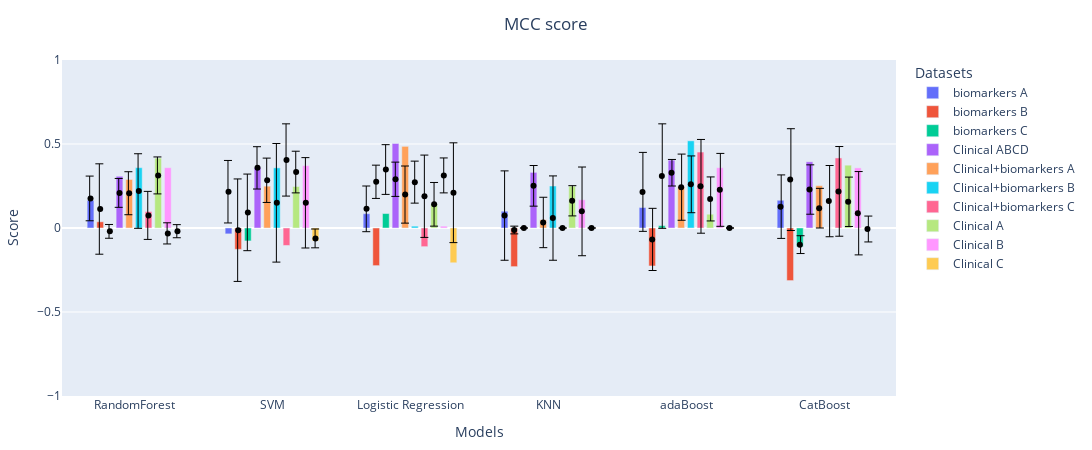
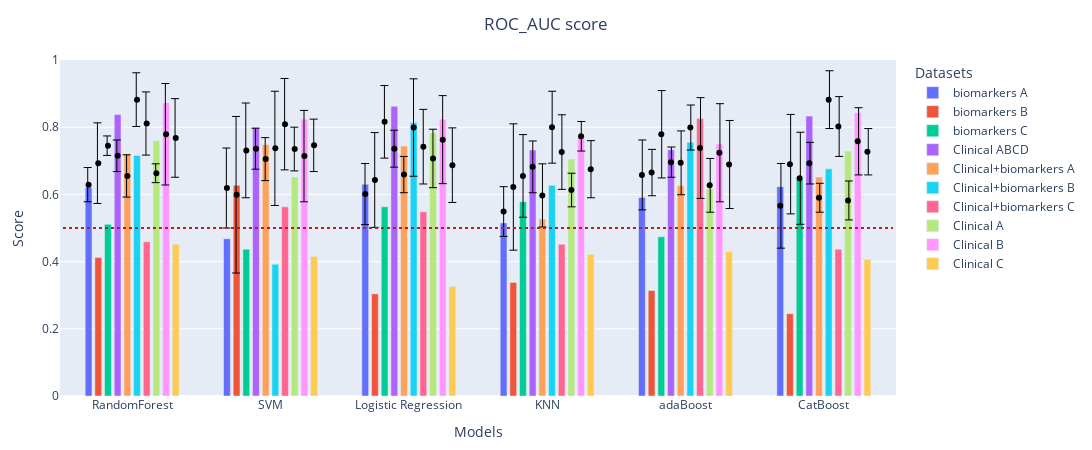

The notebook cell saved with these charts, in order:
### Markdown cell above
#### Metrics on full datasets

### Code cell
# what metric to evaluate
# MCC F1 ROC_AUC
metrics = ['MCC', 'ROC_AUC']

for metric in metrics:
    # list of paths
    paths = [
            '../Optimisation files/Combined target/Biomarkers A/all/',
            '../Optimisation files/Combined target/Biomarkers B/all/',
            '../Optimisation files/Combined target/Biomarkers C/all/',
            '../Optimisation files/Combined target/Clinical ABCD/no_grace/',
            '../Optimisation files/Combined target/Biomarkers + Clinical A/no_grace/',
            '../Optimisation files/Combined target/Biomarkers + Clinical B/no_grace/',
            '../Optimisation files/Combined target/Biomarkers + Clinical C/no_grace/',
            '../Optimisation files/Combined target/Clinical A/no_grace/',
            '../Optimisation files/Combined target/Clinical B/no_grace/',
            '../Optimisation files/Combined target/Clinical C/no_grace/',
            ]

    # create datframe for scores
    datasets = pd.DataFrame(columns=['biomarkers A','biomarkers B','biomarkers C','Clinical ABCD','Clinical+biomarkers A','Clinical+biomarkers B','Clinical+biomarkers C', 'Clinical A','Clinical B','Clinical C'])
    datasets_mean = pd.DataFrame(columns=['biomarkers A','biomarkers B','biomarkers C','Clinical ABCD','Clinical+biomarkers A','Clinical+biomarkers B','Clinical+biomarkers C', 'Clinical A','Clinical B','Clinical C'])
    datasets_std = pd.DataFrame(columns=['biomarkers A','biomarkers B','biomarkers C','Clinical ABCD','Clinical+biomarkers A','Clinical+biomarkers B','Clinical+biomarkers C', 'Clinical A','Clinical B','Clinical C'])

    # get dataframe with with scores of models from different datasets
    for i in range(len(paths)):
        table = pd.read_excel(f'{paths[i]}metrics_table.xlsx', header=[0,1], index_col=[0]) #ensemble: advanced_models_metrics, standart: metrics_table
        datasets[datasets.columns[i]] = list(table.loc[:, ('Scores on the test set', metric)].values.round(3)) 
        if metric == 'MCC':
            datasets_mean[datasets_mean.columns[i]] = list(table.loc[:, ('MCC, train set, cv=5', 'mean')].values.round(3)) 
            datasets_std[datasets_std.columns[i]] = list(table.loc[:, ('MCC, train set, cv=5', 'std')].values.round(3)) 
        if metric == 'ROC_AUC':
            datasets_mean[datasets_mean.columns[i]] = list(table.loc[:, ('ROC_AUC, train set, cv=5', 'mean')].values.round(3)) 
            datasets_std[datasets_std.columns[i]] = list(table.loc[:, ('ROC_AUC, train set, cv=5', 'std')].values.round(3)) 

    # list of models
    # standart models
    models=['RandomForest', 'SVM', 'Logistic Regression', 'KNN', 'adaBoost', 'CatBoost']
    # ensemble models
    # models=['Hard voting', 'Soft voting', 'Stacking', 'Bagging', 'adaBoosting']

    # create the graph
    fig = go.Figure(data=[go.Bar(name=column, x=models, y=datasets[column]) for column in datasets.columns])
        
    # add error whiskers from gridsearchCV
    if True:
        fig.add_traces([go.Box(name=column, x=models, 
                              y=datasets_mean[column], 
                              #  xaxis="x1",  
                              
                              marker=dict(color="black"), 
                              showlegend = False) for column in datasets.columns])
        fig.update_traces(
        selector=dict(type="box"), # update only boxes
        boxpoints="all", # show points
        pointpos=0, # centered
        jitter=0, # no jitter
        line_color="rgba(255,255,255,0)", # hide box lines
        fillcolor="rgba(255,255,255,0)", # hide box fill
        
        )
        fig.update_layout(boxmode="group",)

        fig.add_traces([go.Bar(name=column, x=models, 
                              y=datasets_mean[column], 
                              xaxis="x2",  
                              error_y=dict(type='data',  
                                            array=datasets_std[column], 
                                            color="rgba(0,0,0,1)",
                                            thickness=1), 
                              marker=dict(opacity=0,
                                          #  color="rgba(255,255,255,0)"
                                          ), 
                              showlegend = False) for column in datasets.columns])  
        

    fig.update_xaxes(title='Models')
    # Change the bar mode
    fig.update_layout(barmode='group', 
                      xaxis2={"overlaying": "x", "range": [-0.515, 5.515], "showticklabels": False},
                      bargap=0.30,
                      bargroupgap=0.3,
                      legend=dict(orientation="v", title='Datasets'), 
                      title=dict(text=f'{metric} score', x=0.5,),
                      margin=dict(l=60, r=20, t=60, b=40),)

    fig.update_yaxes(title='Score', range=[-1., 1.0])


    # add dotted line for ROC AUC = 0.5
    if metric == 'ROC_AUC':
        fig.update_yaxes(title='Score', range=[0., 1.0])
        fig.add_shape(type='line',
                        x0=-0.5,
                        y0=0.5,
                        x1=5.5,
                        y1=0.5,
                        line=dict(color='firebrick',  width=2, dash='dot'),
                        xref='x',
                        yref='y')   
    # figure size
    fig.update_layout(
        autosize=False,
        width=1300,
        height=450,) 
    fig.show()
    fig.write_image(f"../Optimisation files/Combined target/Metrics/{metric}_no_grace.pdf", engine="kaleido")

### Figure 1 — Plotly figure (JSON) as saved in the notebook; plotly's stock layout.template omitted (floating-point values rounded to 4 significant figures)
{"data": [{"name": "biomarkers A", "type": "bar", "x": ["RandomForest", "SVM", "Logistic Regression", "KNN", "adaBoost", "CatBoost"], "y": [0.165, -0.035, 0.085, 0.1, 0.122, 0.165]}, {"name": "biomarkers B", "type": "bar", "x": ["RandomForest", "SVM", "Logistic Regression", "KNN", "adaBoost", "CatBoost"], "y": [0.037, -0.127, -0.224, -0.23, -0.226, -0.313]}, {"name": "biomarkers C", "type": "bar", "x": ["RandomForest", "SVM", "Logistic Regression", "KNN", "adaBoost", "CatBoost"], "y": [0, -0.077, 0.086, 0, 0.014, -0.111]}, {"name": "Clinical ABCD", "type": "bar", "x": ["RandomForest", "SVM", "Logistic Regression", "KNN", "adaBoost", "CatBoost"], "y": [0.308, 0.36, 0.503, 0.331, 0.404, 0.394]}, {"name": "Clinical+biomarkers A", "type": "bar", "x": ["RandomForest", "SVM", "Logistic Regression", "KNN", "adaBoost", "CatBoost"], "y": [0.289, 0.249, 0.486, 0.049, 0.247, 0.252]}, {"name": "Clinical+biomarkers B", "type": "bar", "x": ["RandomForest", "SVM", "Logistic Regression", "KNN", "adaBoost", "CatBoost"], "y": [0.359, 0.358, 0.011, 0.25, 0.519, 0]}, {"name": "Clinical+biomarkers C", "type": "bar", "x": ["RandomForest", "SVM", "Logistic Regression", "KNN", "adaBoost", "CatBoost"], "y": [0.098, -0.104, -0.111, 0, 0.452, 0.417]}, {"name": "Clinical A", "type": "bar", "x": ["RandomForest", "SVM", "Logistic Regression", "KNN", "adaBoost", "CatBoost"], "y": [0.416, 0.247, 0.142, 0.249, 0.082, 0.374]}, {"name": "Clinical B", "type": "bar", "x": ["RandomForest", "SVM", "Logistic Regression", "KNN", "adaBoost", "CatBoost"], "y": [0.359, 0.371, 0.011, 0.168, 0.359, 0.358]}, {"name": "Clinical C", "type": "bar", "x": ["RandomForest", "SVM", "Logistic Regression", "KNN", "adaBoost", "CatBoost"], "y": [0, -0.077, -0.207, 0, 0, 0]}, {"boxpoints": "all", "fillcolor": "rgba(255,255,255,0)", "jitter": 0, "line": {"color": "rgba(255,255,255,0)"}, "marker": {"color": "black"}, "name": "biomarkers A", "pointpos": 0, "showlegend": false, "type": "box", "x": ["RandomForest", "SVM", "Logistic Regression", "KNN", "adaBoost", "CatBoost"], "y": [0.176, 0.216, 0.114, 0.074, 0.215, 0.127]}, {"boxpoints": "all", "fillcolor": "rgba(255,255,255,0)", "jitter": 0, "line": {"color": "rgba(255,255,255,0)"}, "marker": {"color": "black"}, "name": "biomarkers B", "pointpos": 0, "showlegend": false, "type": "box", "x": ["RandomForest", "SVM", "Logistic Regression", "KNN", "adaBoost", "CatBoost"], "y": [0.113, -0.013, 0.275, -0.012, -0.068, 0.288]}, {"boxpoints": "all", "fillcolor": "rgba(255,255,255,0)", "jitter": 0, "line": {"color": "rgba(255,255,255,0)"}, "marker": {"color": "black"}, "name": "biomarkers C", "pointpos": 0, "showlegend": false, "type": "box", "x": ["RandomForest", "SVM", "Logistic Regression", "KNN", "adaBoost", "CatBoost"], "y": [-0.02, 0.093, 0.348, 0, 0.309, -0.099]}, {"boxpoints": "all", "fillcolor": "rgba(255,255,255,0)", "jitter": 0, "line": {"color": "rgba(255,255,255,0)"}, "marker": {"color": "black"}, "name": "Clinical ABCD", "pointpos": 0, "showlegend": false, "type": "box", "x": ["RandomForest", "SVM", "Logistic Regression", "KNN", "adaBoost", "CatBoost"], "y": [0.209, 0.358, 0.29, 0.251, 0.329, 0.229]}, {"boxpoints": "all", "fillcolor": "rgba(255,255,255,0)", "jitter": 0, "line": {"color": "rgba(255,255,255,0)"}, "marker": {"color": "black"}, "name": "Clinical+biomarkers A", "pointpos": 0, "showlegend": false, "type": "box", "x": ["RandomForest", "SVM", "Logistic Regression", "KNN", "adaBoost", "CatBoost"], "y": [0.207, 0.284, 0.199, 0.033, 0.243, 0.118]}, {"boxpoints": "all", "fillcolor": "rgba(255,255,255,0)", "jitter": 0, "line": {"color": "rgba(255,255,255,0)"}, "marker": {"color": "black"}, "name": "Clinical+biomarkers B", "pointpos": 0, "showlegend": false, "type": "box", "x": ["RandomForest", "SVM", "Logistic Regression", "KNN", "adaBoost", "CatBoost"], "y": [0.22, 0.15, 0.273, 0.059, 0.26, 0.16]}, {"boxpoints": "all", "fillcolor": "rgba(255,255,255,0)", "jitter": 0, "line": {"color": "rgba(255,255,255,0)"}, "marker": {"color": "black"}, "name": "Clinical+biomarkers C", "pointpos": 0, "showlegend": false, "type": "box", "x": ["RandomForest", "SVM", "Logistic Regression", "KNN", "adaBoost", "CatBoost"], "y": [0.075, 0.405, 0.189, 0, 0.248, 0.218]}, {"boxpoints": "all", "fillcolor": "rgba(255,255,255,0)", "jitter": 0, "line": {"color": "rgba(255,255,255,0)"}, "marker": {"color": "black"}, "name": "Clinical A", "pointpos": 0, "showlegend": false, "type": "box", "x": ["RandomForest", "SVM", "Logistic Regression", "KNN", "adaBoost", "CatBoost"], "y": [0.313, 0.333, 0.141, 0.162, 0.173, 0.156]}, {"boxpoints": "all", "fillcolor": "rgba(255,255,255,0)", "jitter": 0, "line": {"color": "rgba(255,255,255,0)"}, "marker": {"color": "black"}, "name": "Clinical B", "pointpos": 0, "showlegend": false, "type": "box", "x": ["RandomForest", "SVM", "Logistic Regression", "KNN", "adaBoost", "CatBoost"], "y": [-0.032, 0.15, 0.313, 0.099, 0.227, 0.088]}, {"boxpoints": "all", "fillcolor": "rgba(255,255,255,0)", "jitter": 0, "line": {"color": "rgba(255,255,255,0)"}, "marker": {"color": "black"}, "name": "Clinical C", "pointpos": 0, "showlegend": false, "type": "box", "x": ["RandomForest", "SVM", "Logistic Regression", "KNN", "adaBoost", "CatBoost"], "y": [-0.019, -0.062, 0.21, 0, 0, -0.006]}, {"error_y": {"array": [0.133, 0.186, 0.136, 0.266, 0.235, 0.189], "color": "rgba(0,0,0,1)", "thickness": 1, "type": "data"}, "marker": {"opacity": 0}, "name": "biomarkers A", "showlegend": false, "type": "bar", "x": ["RandomForest", "SVM", "Logistic Regression", "KNN", "adaBoost", "CatBoost"], "xaxis": "x2", "y": [0.176, 0.216, 0.114, 0.074, 0.215, 0.127]}, {"error_y": {"array": [0.269, 0.305, 0.099, 0.023, 0.185, 0.303], "color": "rgba(0,0,0,1)", "thickness": 1, "type": "data"}, "marker": {"opacity": 0}, "name": "biomarkers B", "showlegend": false, "type": "bar", "x": ["RandomForest", "SVM", "Logistic Regression", "KNN", "adaBoost", "CatBoost"], "xaxis": "x2", "y": [0.113, -0.013, 0.275, -0.012, -0.068, 0.288]}, {"error_y": {"array": [0.041, 0.228, 0.148, 0, 0.311, 0.053], "color": "rgba(0,0,0,1)", "thickness": 1, "type": "data"}, "marker": {"opacity": 0}, "name": "biomarkers C", "showlegend": false, "type": "bar", "x": ["RandomForest", "SVM", "Logistic Regression", "KNN", "adaBoost", "CatBoost"], "xaxis": "x2", "y": [-0.02, 0.093, 0.348, 0, 0.309, -0.099]}, {"error_y": {"array": [0.086, 0.126, 0.102, 0.121, 0.079, 0.147], "color": "rgba(0,0,0,1)", "thickness": 1, "type": "data"}, "marker": {"opacity": 0}, "name": "Clinical ABCD", "showlegend": false, "type": "bar", "x": ["RandomForest", "SVM", "Logistic Regression", "KNN", "adaBoost", "CatBoost"], "xaxis": "x2", "y": [0.209, 0.358, 0.29, 0.251, 0.329, 0.229]}, {"error_y": {"array": [0.128, 0.132, 0.17, 0.15, 0.197, 0.118], "color": "rgba(0,0,0,1)", "thickness": 1, "type": "data"}, "marker": {"opacity": 0}, "name": "Clinical+biomarkers A", "showlegend": false, "type": "bar", "x": ["RandomForest", "SVM", "Logistic Regression", "KNN", "adaBoost", "CatBoost"], "xaxis": "x2", "y": [0.207, 0.284, 0.199, 0.033, 0.243, 0.118]}, {"error_y": {"array": [0.222, 0.353, 0.125, 0.251, 0.169, 0.212], "color": "rgba(0,0,0,1)", "thickness": 1, "type": "data"}, "marker": {"opacity": 0}, "name": "Clinical+biomarkers B", "showlegend": false, "type": "bar", "x": ["RandomForest", "SVM", "Logistic Regression", "KNN", "adaBoost", "CatBoost"], "xaxis": "x2", "y": [0.22, 0.15, 0.273, 0.059, 0.26, 0.16]}, {"error_y": {"array": [0.143, 0.215, 0.245, 0, 0.279, 0.267], "color": "rgba(0,0,0,1)", "thickness": 1, "type": "data"}, "marker": {"opacity": 0}, "name": "Clinical+biomarkers C", "showlegend": false, "type": "bar", "x": ["RandomForest", "SVM", "Logistic Regression", "KNN", "adaBoost", "CatBoost"], "xaxis": "x2", "y": [0.075, 0.405, 0.189, 0, 0.248, 0.218]}, {"error_y": {"array": [0.11, 0.124, 0.13, 0.09, 0.131, 0.147], "color": "rgba(0,0,0,1)", "thickness": 1, "type": "data"}, "marker": {"opacity": 0}, "name": "Clinical A", "showlegend": false, "type": "bar", "x": ["RandomForest", "SVM", "Logistic Regression", "KNN", "adaBoost", "CatBoost"], "xaxis": "x2", "y": [0.313, 0.333, 0.141, 0.162, 0.173, 0.156]}, {"error_y": {"array": [0.063, 0.269, 0.104, 0.264, 0.217, 0.248], "color": "rgba(0,0,0,1)", "thickness": 1, "type": "data"}, "marker": {"opacity": 0}, "name": "Clinical B", "showlegend": false, "type": "bar", "x": ["RandomForest", "SVM", "Logistic Regression", "KNN", "adaBoost", "CatBoost"], "xaxis": "x2", "y": [-0.032, 0.15, 0.313, 0.099, 0.227, 0.088]}, {"error_y": {"array": [0.039, 0.056, 0.297, 0, 0, 0.077], "color": "rgba(0,0,0,1)", "thickness": 1, "type": "data"}, "marker": {"opacity": 0}, "name": "Clinical C", "showlegend": false, "type": "bar", "x": ["RandomForest", "SVM", "Logistic Regression", "KNN", "adaBoost", "CatBoost"], "xaxis": "x2", "y": [-0.019, -0.062, 0.21, 0, 0, -0.006]}], "layout": {"autosize": false, "bargap": 0.3, "bargroupgap": 0.3, "barmode": "group", "boxmode": "group", "height": 450, "legend": {"orientation": "v", "title": {"text": "Datasets"}}, "margin": {"b": 40, "l": 60, "r": 20, "t": 60}, "title": {"text": "MCC score", "x": 0.5}, "width": 1300, "xaxis": {"title": {"text": "Models"}}, "xaxis2": {"overlaying": "x", "range": [-0.515, 5.515], "showticklabels": false}, "yaxis": {"range": [-1, 1], "title": {"text": "Score"}}}}

### Figure 2 — Plotly figure (JSON) as saved in the notebook; plotly's stock layout.template omitted (floating-point values rounded to 4 significant figures)
{"data": [{"name": "biomarkers A", "type": "bar", "x": ["RandomForest", "SVM", "Logistic Regression", "KNN", "adaBoost", "CatBoost"], "y": [0.621, 0.468, 0.63, 0.515, 0.591, 0.623]}, {"name": "biomarkers B", "type": "bar", "x": ["RandomForest", "SVM", "Logistic Regression", "KNN", "adaBoost", "CatBoost"], "y": [0.412, 0.627, 0.304, 0.338, 0.314, 0.245]}, {"name": "biomarkers C", "type": "bar", "x": ["RandomForest", "SVM", "Logistic Regression", "KNN", "adaBoost", "CatBoost"], "y": [0.511, 0.437, 0.563, 0.578, 0.474, 0.644]}, {"name": "Clinical ABCD", "type": "bar", "x": ["RandomForest", "SVM", "Logistic Regression", "KNN", "adaBoost", "CatBoost"], "y": [0.838, 0.799, 0.862, 0.732, 0.733, 0.833]}, {"name": "Clinical+biomarkers A", "type": "bar", "x": ["RandomForest", "SVM", "Logistic Regression", "KNN", "adaBoost", "CatBoost"], "y": [0.72, 0.748, 0.744, 0.527, 0.626, 0.652]}, {"name": "Clinical+biomarkers B", "type": "bar", "x": ["RandomForest", "SVM", "Logistic Regression", "KNN", "adaBoost", "CatBoost"], "y": [0.716, 0.392, 0.814, 0.627, 0.755, 0.676]}, {"name": "Clinical+biomarkers C", "type": "bar", "x": ["RandomForest", "SVM", "Logistic Regression", "KNN", "adaBoost", "CatBoost"], "y": [0.459, 0.563, 0.548, 0.452, 0.826, 0.437]}, {"name": "Clinical A", "type": "bar", "x": ["RandomForest", "SVM", "Logistic Regression", "KNN", "adaBoost", "CatBoost"], "y": [0.76, 0.652, 0.783, 0.705, 0.617, 0.729]}, {"name": "Clinical B", "type": "bar", "x": ["RandomForest", "SVM", "Logistic Regression", "KNN", "adaBoost", "CatBoost"], "y": [0.873, 0.824, 0.824, 0.77, 0.75, 0.843]}, {"name": "Clinical C", "type": "bar", "x": ["RandomForest", "SVM", "Logistic Regression", "KNN", "adaBoost", "CatBoost"], "y": [0.452, 0.415, 0.326, 0.422, 0.43, 0.407]}, {"boxpoints": "all", "fillcolor": "rgba(255,255,255,0)", "jitter": 0, "line": {"color": "rgba(255,255,255,0)"}, "marker": {"color": "black"}, "name": "biomarkers A", "pointpos": 0, "showlegend": false, "type": "box", "x": ["RandomForest", "SVM", "Logistic Regression", "KNN", "adaBoost", "CatBoost"], "y": [0.629, 0.619, 0.601, 0.549, 0.658, 0.566]}, {"boxpoints": "all", "fillcolor": "rgba(255,255,255,0)", "jitter": 0, "line": {"color": "rgba(255,255,255,0)"}, "marker": {"color": "black"}, "name": "biomarkers B", "pointpos": 0, "showlegend": false, "type": "box", "x": ["RandomForest", "SVM", "Logistic Regression", "KNN", "adaBoost", "CatBoost"], "y": [0.693, 0.599, 0.643, 0.622, 0.665, 0.69]}, {"boxpoints": "all", "fillcolor": "rgba(255,255,255,0)", "jitter": 0, "line": {"color": "rgba(255,255,255,0)"}, "marker": {"color": "black"}, "name": "biomarkers C", "pointpos": 0, "showlegend": false, "type": "box", "x": ["RandomForest", "SVM", "Logistic Regression", "KNN", "adaBoost", "CatBoost"], "y": [0.745, 0.731, 0.816, 0.655, 0.779, 0.648]}, {"boxpoints": "all", "fillcolor": "rgba(255,255,255,0)", "jitter": 0, "line": {"color": "rgba(255,255,255,0)"}, "marker": {"color": "black"}, "name": "Clinical ABCD", "pointpos": 0, "showlegend": false, "type": "box", "x": ["RandomForest", "SVM", "Logistic Regression", "KNN", "adaBoost", "CatBoost"], "y": [0.715, 0.736, 0.736, 0.682, 0.696, 0.693]}, {"boxpoints": "all", "fillcolor": "rgba(255,255,255,0)", "jitter": 0, "line": {"color": "rgba(255,255,255,0)"}, "marker": {"color": "black"}, "name": "Clinical+biomarkers A", "pointpos": 0, "showlegend": false, "type": "box", "x": ["RandomForest", "SVM", "Logistic Regression", "KNN", "adaBoost", "CatBoost"], "y": [0.655, 0.705, 0.659, 0.597, 0.694, 0.59]}, {"boxpoints": "all", "fillcolor": "rgba(255,255,255,0)", "jitter": 0, "line": {"color": "rgba(255,255,255,0)"}, "marker": {"color": "black"}, "name": "Clinical+biomarkers B", "pointpos": 0, "showlegend": false, "type": "box", "x": ["RandomForest", "SVM", "Logistic Regression", "KNN", "adaBoost", "CatBoost"], "y": [0.882, 0.737, 0.799, 0.8, 0.799, 0.882]}, {"boxpoints": "all", "fillcolor": "rgba(255,255,255,0)", "jitter": 0, "line": {"color": "rgba(255,255,255,0)"}, "marker": {"color": "black"}, "name": "Clinical+biomarkers C", "pointpos": 0, "showlegend": false, "type": "box", "x": ["RandomForest", "SVM", "Logistic Regression", "KNN", "adaBoost", "CatBoost"], "y": [0.811, 0.809, 0.742, 0.726, 0.738, 0.802]}, {"boxpoints": "all", "fillcolor": "rgba(255,255,255,0)", "jitter": 0, "line": {"color": "rgba(255,255,255,0)"}, "marker": {"color": "black"}, "name": "Clinical A", "pointpos": 0, "showlegend": false, "type": "box", "x": ["RandomForest", "SVM", "Logistic Regression", "KNN", "adaBoost", "CatBoost"], "y": [0.663, 0.735, 0.707, 0.613, 0.627, 0.582]}, {"boxpoints": "all", "fillcolor": "rgba(255,255,255,0)", "jitter": 0, "line": {"color": "rgba(255,255,255,0)"}, "marker": {"color": "black"}, "name": "Clinical B", "pointpos": 0, "showlegend": false, "type": "box", "x": ["RandomForest", "SVM", "Logistic Regression", "KNN", "adaBoost", "CatBoost"], "y": [0.779, 0.714, 0.763, 0.773, 0.724, 0.758]}, {"boxpoints": "all", "fillcolor": "rgba(255,255,255,0)", "jitter": 0, "line": {"color": "rgba(255,255,255,0)"}, "marker": {"color": "black"}, "name": "Clinical C", "pointpos": 0, "showlegend": false, "type": "box", "x": ["RandomForest", "SVM", "Logistic Regression", "KNN", "adaBoost", "CatBoost"], "y": [0.768, 0.746, 0.687, 0.675, 0.689, 0.727]}, {"error_y": {"array": [0.051, 0.119, 0.091, 0.074, 0.104, 0.126], "color": "rgba(0,0,0,1)", "thickness": 1, "type": "data"}, "marker": {"opacity": 0}, "name": "biomarkers A", "showlegend": false, "type": "bar", "x": ["RandomForest", "SVM", "Logistic Regression", "KNN", "adaBoost", "CatBoost"], "xaxis": "x2", "y": [0.629, 0.619, 0.601, 0.549, 0.658, 0.566]}, {"error_y": {"array": [0.12, 0.233, 0.141, 0.188, 0.069, 0.148], "color": "rgba(0,0,0,1)", "thickness": 1, "type": "data"}, "marker": {"opacity": 0}, "name": "biomarkers B", "showlegend": false, "type": "bar", "x": ["RandomForest", "SVM", "Logistic Regression", "KNN", "adaBoost", "CatBoost"], "xaxis": "x2", "y": [0.693, 0.599, 0.643, 0.622, 0.665, 0.69]}, {"error_y": {"array": [0.029, 0.141, 0.108, 0.123, 0.13, 0.137], "color": "rgba(0,0,0,1)", "thickness": 1, "type": "data"}, "marker": {"opacity": 0}, "name": "biomarkers C", "showlegend": false, "type": "bar", "x": ["RandomForest", "SVM", "Logistic Regression", "KNN", "adaBoost", "CatBoost"], "xaxis": "x2", "y": [0.745, 0.731, 0.816, 0.655, 0.779, 0.648]}, {"error_y": {"array": [0.047, 0.061, 0.055, 0.077, 0.045, 0.062], "color": "rgba(0,0,0,1)", "thickness": 1, "type": "data"}, "marker": {"opacity": 0}, "name": "Clinical ABCD", "showlegend": false, "type": "bar", "x": ["RandomForest", "SVM", "Logistic Regression", "KNN", "adaBoost", "CatBoost"], "xaxis": "x2", "y": [0.715, 0.736, 0.736, 0.682, 0.696, 0.693]}, {"error_y": {"array": [0.063, 0.064, 0.054, 0.094, 0.095, 0.043], "color": "rgba(0,0,0,1)", "thickness": 1, "type": "data"}, "marker": {"opacity": 0}, "name": "Clinical+biomarkers A", "showlegend": false, "type": "bar", "x": ["RandomForest", "SVM", "Logistic Regression", "KNN", "adaBoost", "CatBoost"], "xaxis": "x2", "y": [0.655, 0.705, 0.659, 0.597, 0.694, 0.59]}, {"error_y": {"array": [0.08, 0.17, 0.145, 0.107, 0.067, 0.086], "color": "rgba(0,0,0,1)", "thickness": 1, "type": "data"}, "marker": {"opacity": 0}, "name": "Clinical+biomarkers B", "showlegend": false, "type": "bar", "x": ["RandomForest", "SVM", "Logistic Regression", "KNN", "adaBoost", "CatBoost"], "xaxis": "x2", "y": [0.882, 0.737, 0.799, 0.8, 0.799, 0.882]}, {"error_y": {"array": [0.094, 0.136, 0.111, 0.111, 0.15, 0.089], "color": "rgba(0,0,0,1)", "thickness": 1, "type": "data"}, "marker": {"opacity": 0}, "name": "Clinical+biomarkers C", "showlegend": false, "type": "bar", "x": ["RandomForest", "SVM", "Logistic Regression", "KNN", "adaBoost", "CatBoost"], "xaxis": "x2", "y": [0.811, 0.809, 0.742, 0.726, 0.738, 0.802]}, {"error_y": {"array": [0.028, 0.065, 0.087, 0.05, 0.08, 0.058], "color": "rgba(0,0,0,1)", "thickness": 1, "type": "data"}, "marker": {"opacity": 0}, "name": "Clinical A", "showlegend": false, "type": "bar", "x": ["RandomForest", "SVM", "Logistic Regression", "KNN", "adaBoost", "CatBoost"], "xaxis": "x2", "y": [0.663, 0.735, 0.707, 0.613, 0.627, 0.582]}, {"error_y": {"array": [0.151, 0.136, 0.131, 0.044, 0.146, 0.1], "color": "rgba(0,0,0,1)", "thickness": 1, "type": "data"}, "marker": {"opacity": 0}, "name": "Clinical B", "showlegend": false, "type": "bar", "x": ["RandomForest", "SVM", "Logistic Regression", "KNN", "adaBoost", "CatBoost"], "xaxis": "x2", "y": [0.779, 0.714, 0.763, 0.773, 0.724, 0.758]}, {"error_y": {"array": [0.117, 0.078, 0.111, 0.085, 0.131, 0.069], "color": "rgba(0,0,0,1)", "thickness": 1, "type": "data"}, "marker": {"opacity": 0}, "name": "Clinical C", "showlegend": false, "type": "bar", "x": ["RandomForest", "SVM", "Logistic Regression", "KNN", "adaBoost", "CatBoost"], "xaxis": "x2", "y": [0.768, 0.746, 0.687, 0.675, 0.689, 0.727]}], "layout": {"autosize": false, "bargap": 0.3, "bargroupgap": 0.3, "barmode": "group", "boxmode": "group", "height": 450, "legend": {"orientation": "v", "title": {"text": "Datasets"}}, "margin": {"b": 40, "l": 60, "r": 20, "t": 60}, "shapes": [{"line": {"color": "firebrick", "dash": "dot", "width": 2}, "type": "line", "x0": -0.5, "x1": 5.5, "xref": "x", "y0": 0.5, "y1": 0.5, "yref": "y"}], "title": {"text": "ROC_AUC score", "x": 0.5}, "width": 1300, "xaxis": {"title": {"text": "Models"}}, "xaxis2": {"overlaying": "x", "range": [-0.515, 5.515], "showticklabels": false}, "yaxis": {"range": [0, 1], "title": {"text": "Score"}}}}
